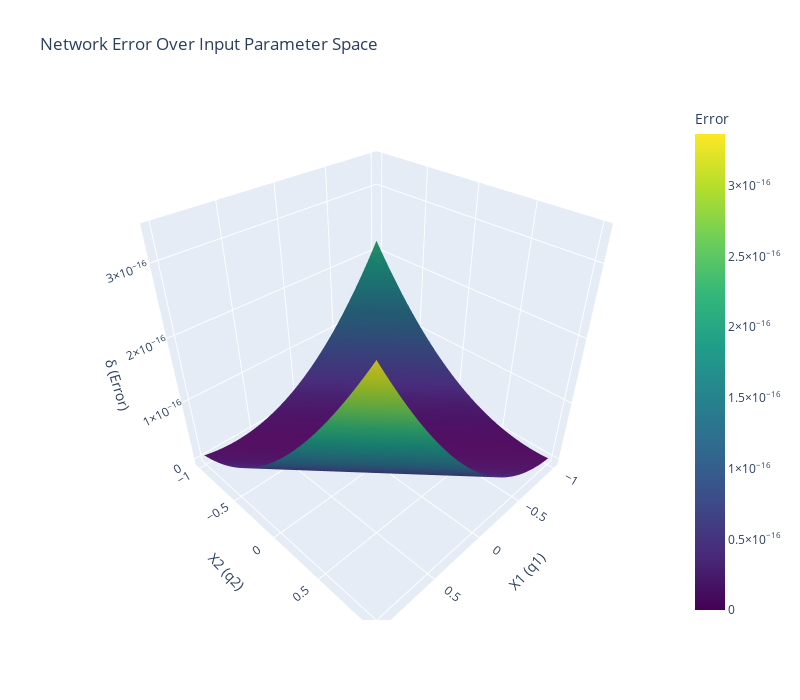

Write notebook code for a chart like this one.
### Markdown cell above
# Error over Input Parameter Space

### Code cell
import plotly.graph_objects as go

# Create a grid over the input space
grid_size = 100
q1_range = np.linspace(-1, 1, grid_size)
q2_range = np.linspace(-1, 1, grid_size)
Q1_grid, Q2_grid = np.meshgrid(q1_range, q2_range)

# Calculate error at each point
error_grid = np.zeros_like(Q1_grid)

for i in range(grid_size):
    for j in range(grid_size):
        test_q1, test_q2 = Q1_grid[i, j], Q2_grid[i, j]
        test_input = [test_q1, test_q2]
        
        # Get network output
        output = forward(test_input, w, b)
        
        # Calculate expected values (linear case)
        expected_X1, expected_X2 = f(test_q1, test_q2)
        
        # Calculate total error (sum of squared errors)
        error = (output[0] - expected_X1)**2 + (output[1] - expected_X2)**2
        error_grid[i, j] = error

# Create interactive 3D plot with Plotly
fig = go.Figure(data=[go.Surface(
    x=Q1_grid,
    y=Q2_grid,
    z=error_grid,
    colorscale='Viridis',
    colorbar=dict(title='Error')
)])

fig.update_layout(
    title='Network Error Over Input Parameter Space',
    scene=dict(
        xaxis_title='X1 (q1)',
        yaxis_title='X2 (q2)',
        zaxis_title='δ (Error)',
        #zaxis_type='log'
    ),
    width=800,
    height=700
)

fig.show()

print(f"Max error: {np.max(error_grid):.6f}")
print(f"Min error: {np.min(error_grid):.6f}")
print(f"Mean error: {np.mean(error_grid):.6f}")

### Figure 1 — Plotly figure (JSON) as saved in the notebook; plotly's stock layout.template omitted (floating-point values rounded to 4 significant figures; data arrays with more than 128 entries replaced by an {"elided": "..."} marker saying what was removed)
{"data": [{"colorbar": {"title": {"text": "Error"}}, "colorscale": [[0, "#440154"], [0.1111, "#482878"], [0.2222, "#3e4989"], [0.3333, "#31688e"], [0.4444, "#26828e"], [0.5556, "#1f9e89"], [0.6667, "#35b779"], [0.7778, "#6ece58"], [0.8889, "#b5de2b"], [1, "#fde725"]], "type": "surface", "x": {"elided": "100x100 float values"}, "y": {"elided": "100x100 float values"}, "z": {"elided": "100x100 float values"}}], "layout": {"height": 700, "scene": {"xaxis": {"title": {"text": "X1 (q1)"}}, "yaxis": {"title": {"text": "X2 (q2)"}}, "zaxis": {"title": {"text": "δ (Error)"}}}, "title": {"text": "Network Error Over Input Parameter Space"}, "width": 800}}
